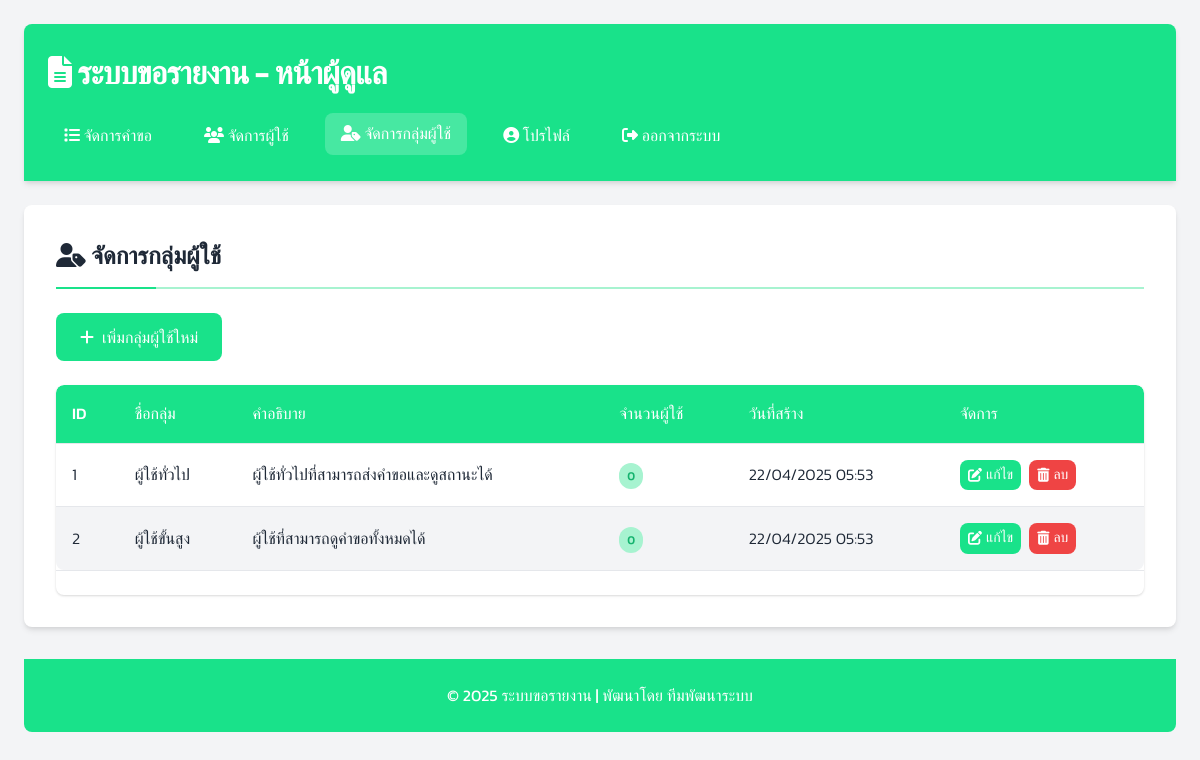
The app's page /admin/groups.php (signed in) with its own data.
### tables this page shows
CREATE TABLE IF NOT EXISTS user_groups (
    id INT AUTO_INCREMENT PRIMARY KEY,
    group_name VARCHAR(100) NOT NULL,
    description TEXT,
    permissions TEXT COMMENT 'เก็บสิทธิ์การใช้งานในรูปแบบ JSON',
    created_at DATETIME DEFAULT CURRENT_TIMESTAMP,
    updated_at DATETIME ON UPDATE CURRENT_TIMESTAMP
);

### admin/groups.php (the view, shortened to what this page needs)
<?php
try {
    $db = new Database();
    $conn = $db->getConnection();
    $stmt = $conn->query("SELECT g.*, (SELECT COUNT(*) FROM users WHERE group_id = g.id) AS user_count FROM user_groups g ORDER BY g.id");
    $groups = $stmt->fetchAll(PDO::FETCH_ASSOC);
} catch (PDOException $e) {
    $error_message = 'เกิดข้อผิดพลาดในการดึงข้อมูล: ' . $e->getMessage();
}
?>
<!DOCTYPE html>
<html lang="th">
<head>
    <link rel="stylesheet" href="../css/style.css">
    <link rel="stylesheet" href="https://cdnjs.cloudflare.com/ajax/libs/font-awesome/6.4.0/css/all.min.css">
</head>
<body>
    <div class="container">
        <header>
            <h1><i class="fas fa-file-alt"></i> ระบบขอรายงาน - หน้าผู้ดูแล</h1>
            <nav>
                <ul>
                    <li><a href="index.php"><i class="fas fa-list"></i> จัดการคำขอ</a></li>
                    <li><a href="users.php"><i class="fas fa-users"></i> จัดการผู้ใช้</a></li>
                    <li><a href="groups.php" class="active"><i class="fas fa-user-tag"></i> จัดการกลุ่มผู้ใช้</a></li>
                    <li><a href="profile.php"><i class="fas fa-user-circle"></i> โปรไฟล์</a></li>
                    <li><a href="logout.php"><i class="fas fa-sign-out-alt"></i> ออกจากระบบ</a></li>
                </ul>
            </nav>
        </header>
        <main>
            <section class="form-container">
                <h2><i class="fas fa-user-tag"></i> จัดการกลุ่มผู้ใช้</h2>
                <button id="addGroupBtn" class="btn-primary" style="margin-bottom: 1.5rem;">
                    <i class="fas fa-plus"></i> เพิ่มกลุ่มผู้ใช้ใหม่
                </button>
                <?php if (empty($groups)): ?>
                <p>ไม่พบข้อมูลกลุ่มผู้ใช้</p>
                <?php else: ?>
                <div class="table-container">
                    <table>
                        <thead>
                            <tr>
                                <th>ID</th>
                                <th>ชื่อกลุ่ม</th>
                                <th>คำอธิบาย</th>
                                <th>จำนวนผู้ใช้</th>
                                <th>วันที่สร้าง</th>
                                <th>จัดการ</th>
                            </tr>
                        </thead>
                        <tbody>
                            <?php foreach ($groups as $group): ?>
                            <tr>
                                <td><?php echo $group['id']; ?></td>
                                <td><?php echo htmlspecialchars($group['group_name'], ENT_QUOTES, 'UTF-8'); ?></td>
                                <td><?php echo htmlspecialchars($group['description'] ?? '-', ENT_QUOTES, 'UTF-8'); ?></td>
                                <td><span class="user-count"><?php echo $group['user_count']; ?></span></td>
                                <td><?php echo date('d/m/Y H:i', strtotime($group['created_at'])); ?></td>
                                <td>
                                    <div class="group-actions">
                                        <a href="?action=edit&id=<?php echo $group['id']; ?>" class="btn-edit">
                                            <i class="fas fa-edit"></i> แก้ไข
                                        </a>
                                        <a href="?action=delete&id=<?php echo $group['id']; ?>" class="btn-delete" onclick="return confirm('คุณต้องการลบกลุ่มผู้ใช้นี้ใช่หรือไม่?');">
                                            <i class="fas fa-trash-alt"></i> ลบ
                                        </a>
                                    </div>
                                </td>
                            </tr>
                            <?php endforeach; ?>
                        </tbody>
                    </table>
                </div>
                <?php endif; ?>
            </section>
        </main>
        <footer>
            <p>&copy; <?php echo date('Y'); ?> ระบบขอรายงาน | พัฒนาโดย ทีมพัฒนาระบบ</p>
        </footer>
    </div>
</body>
</html>

### css/style.css (style rules this page uses)
* { margin: 0; padding: 0; box-sizing: border-box; font-family: "Kanit", sans-serif; }
:root { --primary-color: #19e28a; --primary-dark: #14b36e; --primary-light: #a7f3d0; --secondary-color: #0ea5e9; --accent-color: #f97316; --light-color: #f8fafc; --dark-color: #1e293b; --success-color: #10b981; --warning-color: #f59e0b; --error-color: #ef4444; --gray-100: #f3f4f6; --gray-200: #e5e7eb; --gray-300: #d1d5db; --gray-400: #9ca3af; --gray-500: #6b7280; --gray-600: #4b5563; --gray-700: #374151; --gray-800: #1f2937; --gray-900: #111827; --border-radius: 0.5rem; --shadow-sm: 0 1px 2px 0 rgba(0, 0, 0, 0.05); --shadow: 0 1px 3px 0 rgba(0, 0, 0, 0.1), 0 1px 2px 0 rgba(0, 0, 0, 0.06); --shadow-md: 0 4px 6px -1px rgba(0, 0, 0, 0.1), 0 2px 4px -1px rgba(0, 0, 0, 0.06); --shadow-lg: 0 10px 15px -3px rgba(0, 0, 0, 0.1), 0 4px 6px -2px rgba(0, 0, 0, 0.05); --transition: all 0.3s ease; }
body { background-color: var(--gray-100); color: var(--gray-800); line-height: 1.6; font-weight: 300; }
.container { max-width: 1200px; margin: 0 auto; padding: 1.5rem; }
header { background-color: var(--primary-color); color: white; padding: 1.5rem; border-radius: var(--border-radius) var(--border-radius) 0 0; margin-bottom: 1.5rem; box-shadow: var(--shadow-md); }
header h1 { margin-bottom: 1rem; font-weight: 600; letter-spacing: -0.025em; }
nav ul { display: flex; list-style: none; gap: 0.75rem; flex-wrap: wrap; }
nav ul li { margin-right: 0.5rem; }
nav ul li a { color: white; text-decoration: none; padding: 0.5rem 1rem; border-radius: var(--border-radius); transition: var(--transition); font-weight: 400; display: inline-block; }
nav ul li a:hover, nav ul li a.active { background-color: rgba(255, 255, 255, 0.2); transform: translateY(-2px); }
.form-container { background-color: white; padding: 2rem; border-radius: var(--border-radius); box-shadow: var(--shadow-md); margin-bottom: 2rem; transition: var(--transition); }
.form-container h2 { margin-bottom: 1.5rem; color: var(--gray-800); border-bottom: 2px solid var(--primary-light); padding-bottom: 0.75rem; font-weight: 600; position: relative; }
.form-container h2::after { content: ""; position: absolute; bottom: -2px; left: 0; width: 100px; height: 2px; background-color: var(--primary-color); }
button { background-color: var(--primary-color); color: white; border: none; padding: 0.75rem 1.5rem; border-radius: var(--border-radius); cursor: pointer; font-size: 1rem; transition: var(--transition); font-weight: 500; display: inline-flex; align-items: center; justify-content: center; gap: 0.5rem; }
.table-container { overflow-x: auto; border-radius: var(--border-radius); box-shadow: var(--shadow); }
table { width: 100%; border-collapse: collapse; margin-bottom: 1.5rem; background-color: white; }
table th, table td { padding: 1rem; text-align: left; border-bottom: 1px solid var(--gray-200); }
table th { background-color: var(--primary-color); color: white; font-weight: 500; white-space: nowrap; }
table th:first-child { border-top-left-radius: var(--border-radius); }
table th:last-child { border-top-right-radius: var(--border-radius); }
table tr:last-child td:first-child { border-bottom-left-radius: var(--border-radius); }
table tr:last-child td:last-child { border-bottom-right-radius: var(--border-radius); }
table tr:nth-child(even) { background-color: var(--gray-100); }
footer { text-align: center; padding: 1.5rem; background-color: var(--primary-color); color: white; border-radius: 0 0 var(--border-radius) var(--border-radius); margin-top: 2rem; font-weight: 400; }

### admin/groups.php (style rules this page uses)
.group-actions { display: flex; gap: 0.5rem; }
.btn-edit, .btn-delete { padding: 0.25rem 0.5rem; border-radius: var(--border-radius); text-decoration: none; font-size: 0.875rem; display: inline-flex; align-items: center; gap: 0.25rem; }
.btn-edit { background-color: var(--primary-color); color: white; }
.btn-delete { background-color: var(--error-color); color: white; }
.user-count { background-color: var(--primary-light); color: var(--primary-dark); padding: 0.25rem 0.5rem; border-radius: 1rem; font-size: 0.75rem; font-weight: 500; }

### records on screen
user_groups: id "1", group_name "ผู้ใช้ทั่วไป", description "ผู้ใช้ทั่วไปที่สามารถส่งคำขอและดูสถานะได้", user_count "0", created_at "22/04/2025 05:53"
user_groups: id "2", group_name "ผู้ใช้ขั้นสูง", description "ผู้ใช้ที่สามารถดูคำขอทั้งหมดได้", user_count "0", created_at "22/04/2025 05:53"
